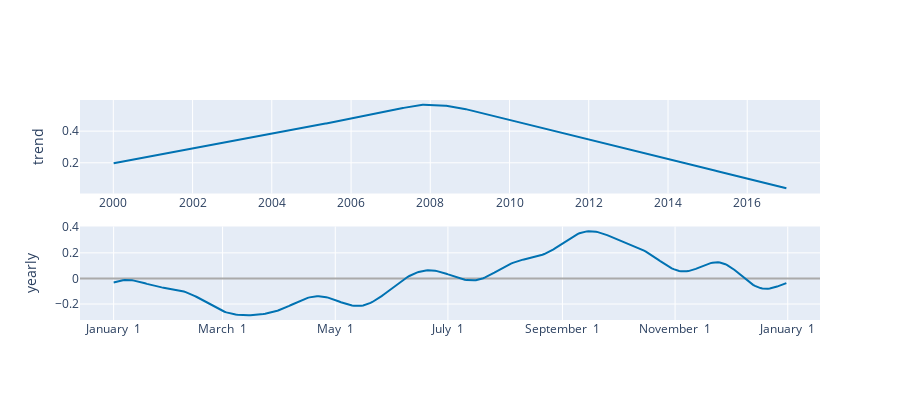

Source (notebook cell):
### Code cell
plot_components_plotly(model4, forecast4)

### Figure 1 — Plotly figure (JSON) as saved in the notebook; plotly's stock layout.template omitted (floating-point values rounded to 4 significant figures; data arrays with more than 128 entries replaced by an {"elided": "..."} marker saying what was removed)
{"data": [{"line": {"color": "#0072B2", "width": 2}, "mode": "lines", "name": "trend", "type": "scatter", "x": {"elided": "887 str values"}, "xaxis": "x", "y": {"elided": "887 float values"}, "yaxis": "y"}, {"line": {"color": "rgba(0, 114, 178, 0.2)", "width": 0}, "mode": "lines", "name": "trend_upper", "type": "scatter", "x": {"elided": "887 str values"}, "xaxis": "x", "y": {"elided": "887 float values"}, "yaxis": "y"}, {"fill": "tonexty", "fillcolor": "rgba(0, 114, 178, 0.2)", "line": {"color": "rgba(0, 114, 178, 0.2)", "width": 0}, "mode": "lines", "name": "trend_lower", "type": "scatter", "x": {"elided": "887 str values"}, "xaxis": "x", "y": {"elided": "887 float values"}, "yaxis": "y"}, {"line": {"color": "#0072B2", "width": 2}, "mode": "lines", "name": "yearly", "type": "scatter", "x": {"elided": "365 str values"}, "xaxis": "x2", "y": {"elided": "365 float values"}, "yaxis": "y2"}], "layout": {"height": 400, "showlegend": false, "width": 900, "xaxis": {"anchor": "y", "domain": [0, 1], "range": ["1999-02-27T21:36:00", "2017-11-02T02:24:00"], "type": "date"}, "xaxis2": {"anchor": "y2", "domain": [0, 1], "range": ["2016-12-13T18:54:02.958904", "2018-01-18T11:04:57.863013"], "tickformat": "%B %e", "type": "date"}, "yaxis": {"anchor": "x", "autorange": true, "domain": [0.575, 1], "range": [0.006113, 0.5966], "rangemode": "normal", "title": {"text": "trend"}, "type": "linear", "zerolinecolor": "#AAA"}, "yaxis2": {"anchor": "x2", "autorange": true, "domain": [0, 0.425], "range": [-0.3248, 0.4061], "title": {"text": "yearly"}, "type": "linear", "zerolinecolor": "#AAA"}}}
